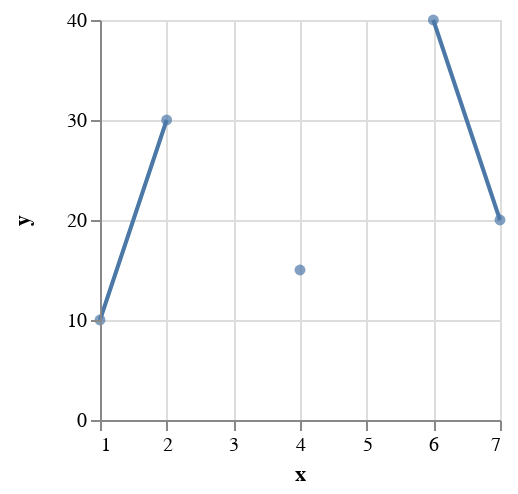

The Vega-Lite source for this figure:
### Vega specification from a JSON file in a GitHub repository (floating-point values rounded to 4 significant figures)
{"$schema": "https://vega.github.io/schema/vega/v3.0.json", "description": "A simple bar chart with embedded data.", "autosize": "pad", "padding": 5, "width": 200, "height": 200, "style": "cell", "data": [{"name": "source_0", "values": [{"x": 1, "y": 10}, {"x": 2, "y": 30}, {"x": 3, "y": null}, {"x": 4, "y": 15}, {"x": 5, "y": null}, {"x": 6, "y": 40}, {"x": 7, "y": 20}]}, {"name": "data_1", "source": "source_0", "transform": [{"type": "formula", "expr": "toNumber(datum[\"x\"])", "as": "x"}, {"type": "formula", "expr": "toNumber(datum[\"y\"])", "as": "y"}]}, {"name": "data_2", "source": "source_0", "transform": [{"type": "formula", "expr": "toNumber(datum[\"x\"])", "as": "x"}, {"type": "formula", "expr": "toNumber(datum[\"y\"])", "as": "y"}, {"type": "filter", "expr": "datum[\"x\"] !== null && !isNaN(datum[\"x\"]) && datum[\"y\"] !== null && !isNaN(datum[\"y\"])"}]}], "marks": [{"name": "layer_0_marks", "type": "line", "style": ["line"], "sort": {"field": "datum[\"x\"]", "order": "descending"}, "from": {"data": "data_1"}, "encode": {"update": {"stroke": {"value": "#4c78a8"}, "x": {"scale": "x", "field": "x"}, "y": {"scale": "y", "field": "y"}, "defined": {"signal": "datum[\"x\"] !== null && !isNaN(datum[\"x\"]) && datum[\"y\"] !== null && !isNaN(datum[\"y\"])"}}}}, {"name": "layer_1_marks", "type": "symbol", "style": ["point"], "from": {"data": "data_2"}, "encode": {"update": {"opacity": {"value": 0.7}, "fill": {"value": "#4c78a8"}, "x": {"scale": "x", "field": "x"}, "y": {"scale": "y", "field": "y"}}}}], "scales": [{"name": "x", "type": "linear", "domain": {"fields": [{"data": "data_1", "field": "x"}, {"data": "data_2", "field": "x"}]}, "range": [0, {"signal": "width"}], "nice": true, "zero": false}, {"name": "y", "type": "linear", "domain": {"fields": [{"data": "data_1", "field": "y"}, {"data": "data_2", "field": "y"}]}, "range": [{"signal": "height"}, 0], "nice": true, "zero": true}], "axes": [{"scale": "x", "orient": "bottom", "title": "x", "labelFlush": true, "labelOverlap": true, "tickCount": {"signal": "ceil(width/40)"}, "zindex": 1}, {"scale": "x", "orient": "bottom", "grid": true, "tickCount": {"signal": "ceil(width/40)"}, "gridScale": "y", "domain": false, "labels": false, "maxExtent": 0, "minExtent": 0, "ticks": false, "zindex": 0}, {"scale": "y", "orient": "left", "title": "y", "labelOverlap": true, "tickCount": {"signal": "ceil(height/40)"}, "zindex": 1}, {"scale": "y", "orient": "left", "grid": true, "tickCount": {"signal": "ceil(height/40)"}, "gridScale": "x", "domain": false, "labels": false, "maxExtent": 0, "minExtent": 0, "ticks": false, "zindex": 0}], "config": {"axisY": {"minExtent": 30}}}
